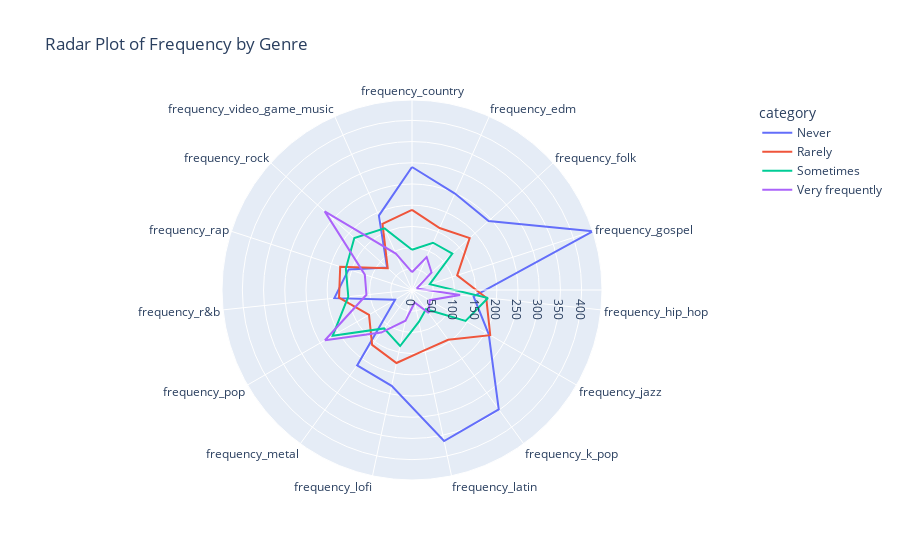

The notebook cell saved with this chart:
### Code cell
fig = px.line_polar(df_long, r='value', theta='genre', line_close=True, color='category',
                    title='Radar Plot of Frequency by Genre')
fig.show()

### Figure 1 — Plotly figure (JSON) as saved in the notebook; plotly's stock layout.template omitted (floating-point values rounded to 4 significant figures)
{"data": [{"hovertemplate": "category=Never<br>value=%{r}<br>genre=%{theta}<extra></extra>", "legendgroup": "Never", "line": {"color": "#636efa", "dash": "solid"}, "marker": {"symbol": "circle"}, "mode": "lines", "name": "Never", "r": [290, 249, 243, 448, 146, 209, 348, 364, 231, 220, 46, 184, 157, 79, 192, 290], "showlegend": true, "subplot": "polar", "theta": ["frequency_country", "frequency_edm", "frequency_folk", "frequency_gospel", "frequency_hip_hop", "frequency_jazz", "frequency_k_pop", "frequency_latin", "frequency_lofi", "frequency_metal", "frequency_pop", "frequency_r&b", "frequency_rap", "frequency_rock", "frequency_video_game_music", "frequency_country"], "type": "scatterpolar"}, {"hovertemplate": "category=Rarely<br>value=%{r}<br>genre=%{theta}<extra></extra>", "legendgroup": "Rarely", "line": {"color": "#EF553B", "dash": "solid"}, "marker": {"symbol": "circle"}, "mode": "lines", "name": "Rarely", "r": [189, 160, 183, 112, 176, 213, 145, 145, 176, 160, 117, 173, 178, 77, 171, 189], "showlegend": true, "subplot": "polar", "theta": ["frequency_country", "frequency_edm", "frequency_folk", "frequency_gospel", "frequency_hip_hop", "frequency_jazz", "frequency_k_pop", "frequency_latin", "frequency_lofi", "frequency_metal", "frequency_pop", "frequency_r&b", "frequency_rap", "frequency_rock", "frequency_video_game_music", "frequency_country"], "type": "scatterpolar"}, {"hovertemplate": "category=Sometimes<br>value=%{r}<br>genre=%{theta}<extra></extra>", "legendgroup": "Sometimes", "line": {"color": "#00cc96", "dash": "solid"}, "marker": {"symbol": "circle"}, "mode": "lines", "name": "Sometimes", "r": [95, 122, 128, 44, 180, 146, 56, 77, 135, 112, 216, 151, 164, 183, 159, 95], "showlegend": true, "subplot": "polar", "theta": ["frequency_country", "frequency_edm", "frequency_folk", "frequency_gospel", "frequency_hip_hop", "frequency_jazz", "frequency_k_pop", "frequency_latin", "frequency_lofi", "frequency_metal", "frequency_pop", "frequency_r&b", "frequency_rap", "frequency_rock", "frequency_video_game_music", "frequency_country"], "type": "scatterpolar"}, {"hovertemplate": "category=Very frequently<br>value=%{r}<br>genre=%{theta}<extra></extra>", "legendgroup": "Very frequently", "line": {"color": "#ab63fa", "dash": "solid"}, "marker": {"symbol": "circle"}, "mode": "lines", "name": "Very frequently", "r": [42, 85, 62, 12, 114, 48, 67, 30, 74, 124, 237, 108, 117, 277, 94, 42], "showlegend": true, "subplot": "polar", "theta": ["frequency_country", "frequency_edm", "frequency_folk", "frequency_gospel", "frequency_hip_hop", "frequency_jazz", "frequency_k_pop", "frequency_latin", "frequency_lofi", "frequency_metal", "frequency_pop", "frequency_r&b", "frequency_rap", "frequency_rock", "frequency_video_game_music", "frequency_country"], "type": "scatterpolar"}], "layout": {"legend": {"title": {"text": "category"}, "tracegroupgap": 0}, "polar": {"angularaxis": {"direction": "clockwise", "rotation": 90}, "domain": {"x": [0, 1], "y": [0, 1]}}, "title": {"text": "Radar Plot of Frequency by Genre"}}}
